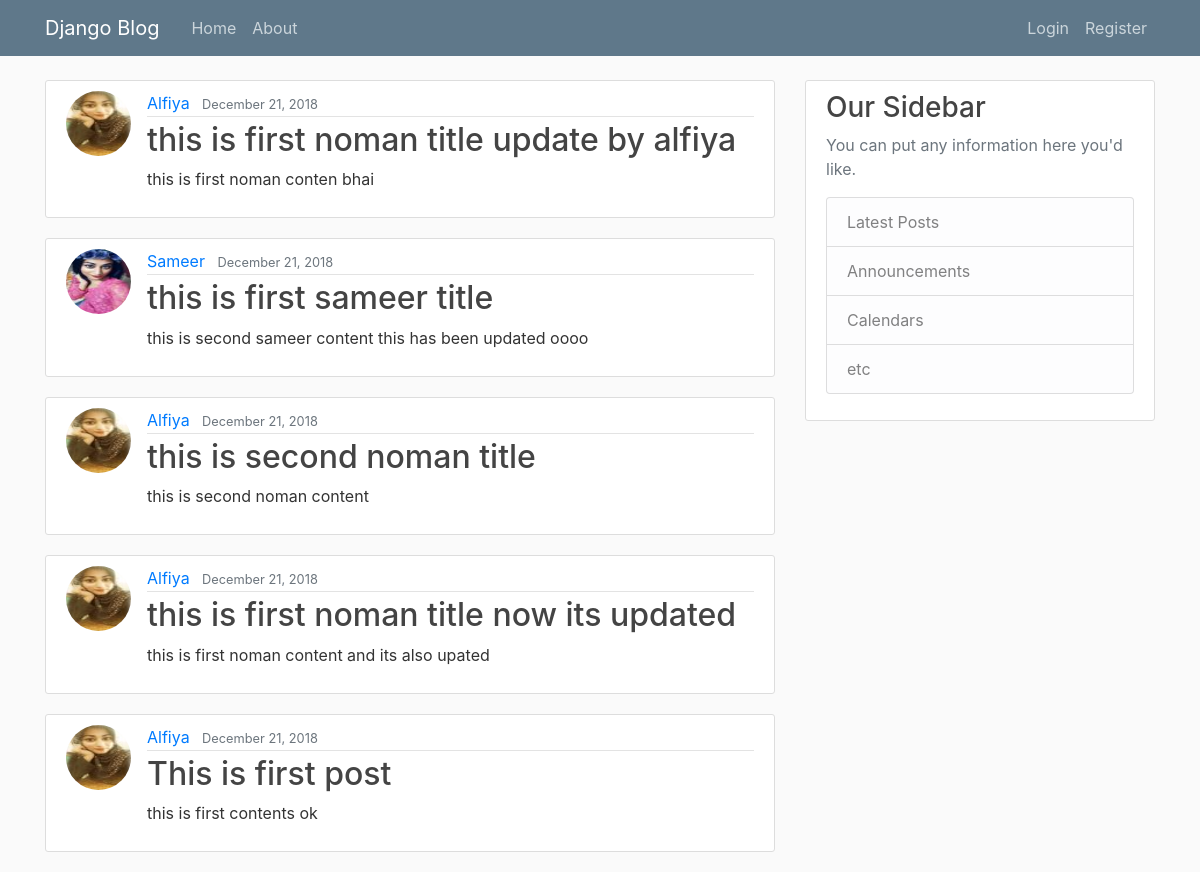
The page / on the database its author committed.
### blog/models.py (models this page shows, shortened)
class Post(models.Model):
    title=models.CharField(max_length=100)
    content=models.TextField()
    date_posted=models.DateTimeField(default=timezone.now)
    author=models.ForeignKey(User,on_delete=models.CASCADE)

### users/models.py (models this page shows, shortened)
class Profile(models.Model):
    user=models.OneToOneField(User,on_delete=models.CASCADE)
    image=models.ImageField(default='default.jpg',upload_to='profile_pics')

### blog/views.py (the view)
# urls.py: path('',PostListView.as_view(),name='blog-home'),
class PostListView(ListView):
    model=Post
    template_name='blog/home.html'
    context_object_name='posts'
    ordering=['-date_posted']

### blog/templates/blog/home.html
{% extends "blog/base.html" %}
{% block content %}
    {% for post in posts %}
        <article class="media content-section">
          <img class="rounded-circle article-img" src="{{ post.author.profile.image.url }}">
          <div class="media-body">
            <div class="article-metadata">
              <a class="mr-2" href="#">{{ post.author }}</a>
              <small class="text-muted">{{ post.date_posted|date:"F d, Y" }}</small>
            </div>
            <h2><a class="article-title" href="{% url 'post-detail' post.id %}">{{ post.title }}</a></h2>
            <p class="article-content">{{ post.content }}</p>
          </div>
        </article>
    {% endfor %}
{% endblock content %}

### blog/templates/blog/base.html (shortened to what this page needs)
{% load static %}
<!DOCTYPE html>
<html>
<head>
    <link rel="stylesheet" href="https://maxcdn.bootstrapcdn.com/bootstrap/4.0.0/css/bootstrap.min.css">
    <link rel="stylesheet" type="text/css" href="{% static 'blog/main.css' %}">
</head>
<body>
    <header class="site-header">
      <nav class="navbar navbar-expand-md navbar-dark bg-steel fixed-top">
        <div class="container">
          <a class="navbar-brand mr-4" href="{% url 'blog-home' %}">Django Blog</a>
          <div class="collapse navbar-collapse" id="navbarToggle">
            <div class="navbar-nav mr-auto">
              <a class="nav-item nav-link" href="{% url 'blog-home' %}">Home</a>
              <a class="nav-item nav-link" href="{% url 'blog-about' %}">About</a>
            </div>
            <div class="navbar-nav">
              {% if user.is_authenticated %}
                <a class="nav-item nav-link" href="{% url 'post-create' %}">New Post</a>
                <a class="nav-item nav-link" href="{% url 'profile' %}">Profile</a>
                <a class="nav-item nav-link" href="{% url 'logout' %}">Logout</a>
              {% else %}
                <a class="nav-item nav-link" href="{% url 'login' %}">Login</a>
                <a class="nav-item nav-link" href="{% url 'register' %}">Register</a>
              {% endif %}
            </div>
          </div>
        </div>
      </nav>
    </header>
    <main role="main" class="container">
      <div class="row">
        <div class="col-md-8">
          {% block content %}{% endblock %}
        </div>
        <div class="col-md-4">
          <div class="content-section">
            <h3>Our Sidebar</h3>
            <p class='text-muted'>You can put any information here you'd like.
              <ul class="list-group">
                <li class="list-group-item list-group-item-light">Latest Posts</li>
                <li class="list-group-item list-group-item-light">Announcements</li>
                <li class="list-group-item list-group-item-light">Calendars</li>
                <li class="list-group-item list-group-item-light">etc</li>
              </ul>
            </p>
          </div>
        </div>
      </div>
    </main>
</body>
</html>

### blog/static/blog/main.css (style rules this page uses)
body { background: #fafafa; color: #333333; margin-top: 5rem; }
h1, h2, h3, h4, h5, h6 { color: #444444; }
ul { margin: 0; }
.bg-steel { background-color: #5f788a; }
.site-header .navbar-nav .nav-link { color: #cbd5db; }
.content-section { background: #ffffff; padding: 10px 20px; border: 1px solid #dddddd; border-radius: 3px; margin-bottom: 20px; }
.article-title { color: #444444; }
.article-content { white-space: pre-line; }
.article-img { height: 65px; width: 65px; margin-right: 16px; }
.article-metadata { padding-bottom: 1px; margin-bottom: 4px; border-bottom: 1px solid #e3e3e3 }

### rows shown on the page
Post: author.profile.image (picture), author "Alfiya", date_posted "December 21, 2018", title "this is first noman title update by alfiya", content "this is first noman conten bhai"
Post: author.profile.image (picture), author "Sameer", date_posted "December 21, 2018", title "this is first sameer title", content "this is second sameer content this has been updated oooo"
Post: author.profile.image (picture), author "Alfiya", date_posted "December 21, 2018", title "this is second noman title", content "this is second noman content"
Post: author.profile.image (picture), author "Alfiya", date_posted "December 21, 2018", title "this is first noman title now its updated", content "this is first noman content and its also upated"
Post: author.profile.image (picture), author "Alfiya", date_posted "December 21, 2018", title "This is first post", content "this is first contents ok"
